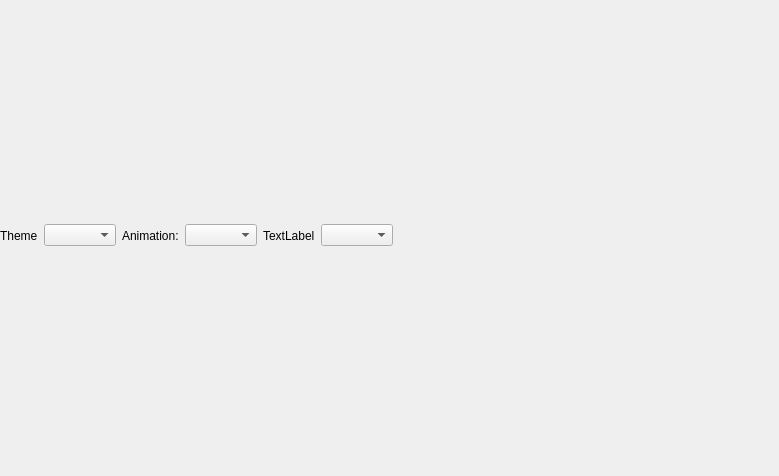
<?xml version="1.0" encoding="UTF-8"?>
<ui version="4.0">
 <class>ThemeWidget</class>
 <widget class="QWidget" name="ThemeWidget">
  <property name="geometry">
   <rect>
    <x>0</x>
    <y>0</y>
    <width>779</width>
    <height>476</height>
   </rect>
  </property>
  <property name="windowTitle">
   <string>Form</string>
  </property>
  <widget class="QWidget" name="horizontalLayoutWidget">
   <property name="geometry">
    <rect>
     <x>0</x>
     <y>0</y>
     <width>781</width>
     <height>471</height>
    </rect>
   </property>
   <layout class="QHBoxLayout" name="horizontalLayout" stretch="0,0,0,0,0,0,0">
    <item>
     <widget class="QLabel" name="themeLabel">
      <property name="text">
       <string>Theme</string>
      </property>
     </widget>
    </item>
    <item>
     <widget class="QComboBox" name="themeComboBox"/>
    </item>
    <item>
     <widget class="QLabel" name="label">
      <property name="text">
       <string>Animation:</string>
      </property>
     </widget>
    </item>
    <item>
     <widget class="QComboBox" name="comboBox"/>
    </item>
    <item>
     <widget class="QLabel" name="label_2">
      <property name="text">
       <string>TextLabel</string>
      </property>
     </widget>
    </item>
    <item>
     <widget class="QComboBox" name="comboBox_2"/>
    </item>
    <item>
     <spacer name="horizontalSpacer">
      <property name="orientation">
       <enum>Qt::Horizontal</enum>
      </property>
      <property name="sizeHint" stdset="0">
       <size>
        <width>40</width>
        <height>20</height>
       </size>
      </property>
     </spacer>
    </item>
   </layout>
  </widget>
 </widget>
 <resources/>
 <connections/>
</ui>
